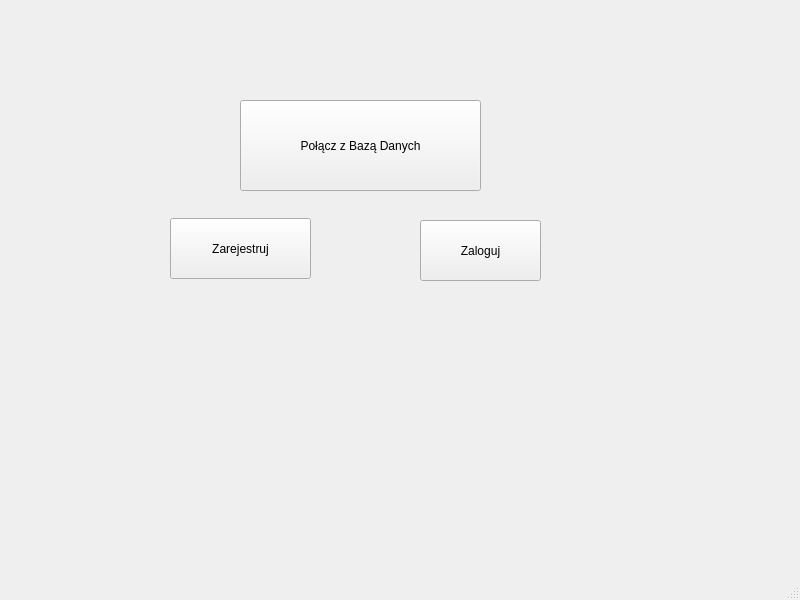
<?xml version="1.0" encoding="UTF-8"?>
<ui version="4.0">
 <class>MainWindow</class>
 <widget class="QMainWindow" name="MainWindow">
  <property name="geometry">
   <rect>
    <x>0</x>
    <y>0</y>
    <width>800</width>
    <height>600</height>
   </rect>
  </property>
  <property name="windowTitle">
   <string>MainWindow</string>
  </property>
  <widget class="QWidget" name="centralwidget">
   <widget class="QPushButton" name="DbConnect">
    <property name="geometry">
     <rect>
      <x>240</x>
      <y>100</y>
      <width>241</width>
      <height>91</height>
     </rect>
    </property>
    <property name="text">
     <string>Połącz z Bazą Danych</string>
    </property>
   </widget>
   <widget class="QPushButton" name="pushButton_register">
    <property name="geometry">
     <rect>
      <x>170</x>
      <y>218</y>
      <width>141</width>
      <height>61</height>
     </rect>
    </property>
    <property name="text">
     <string>Zarejestruj</string>
    </property>
   </widget>
   <widget class="QPushButton" name="pushButton_login">
    <property name="geometry">
     <rect>
      <x>420</x>
      <y>220</y>
      <width>121</width>
      <height>61</height>
     </rect>
    </property>
    <property name="text">
     <string>Zaloguj</string>
    </property>
   </widget>
   <widget class="QLabel" name="label">
    <property name="geometry">
     <rect>
      <x>230</x>
      <y>60</y>
      <width>331</width>
      <height>61</height>
     </rect>
    </property>
    <property name="text">
     <string/>
    </property>
   </widget>
  </widget>
  <widget class="QMenuBar" name="menubar">
   <property name="geometry">
    <rect>
     <x>0</x>
     <y>0</y>
     <width>800</width>
     <height>26</height>
    </rect>
   </property>
  </widget>
  <widget class="QStatusBar" name="statusbar"/>
 </widget>
 <resources/>
 <connections/>
</ui>
